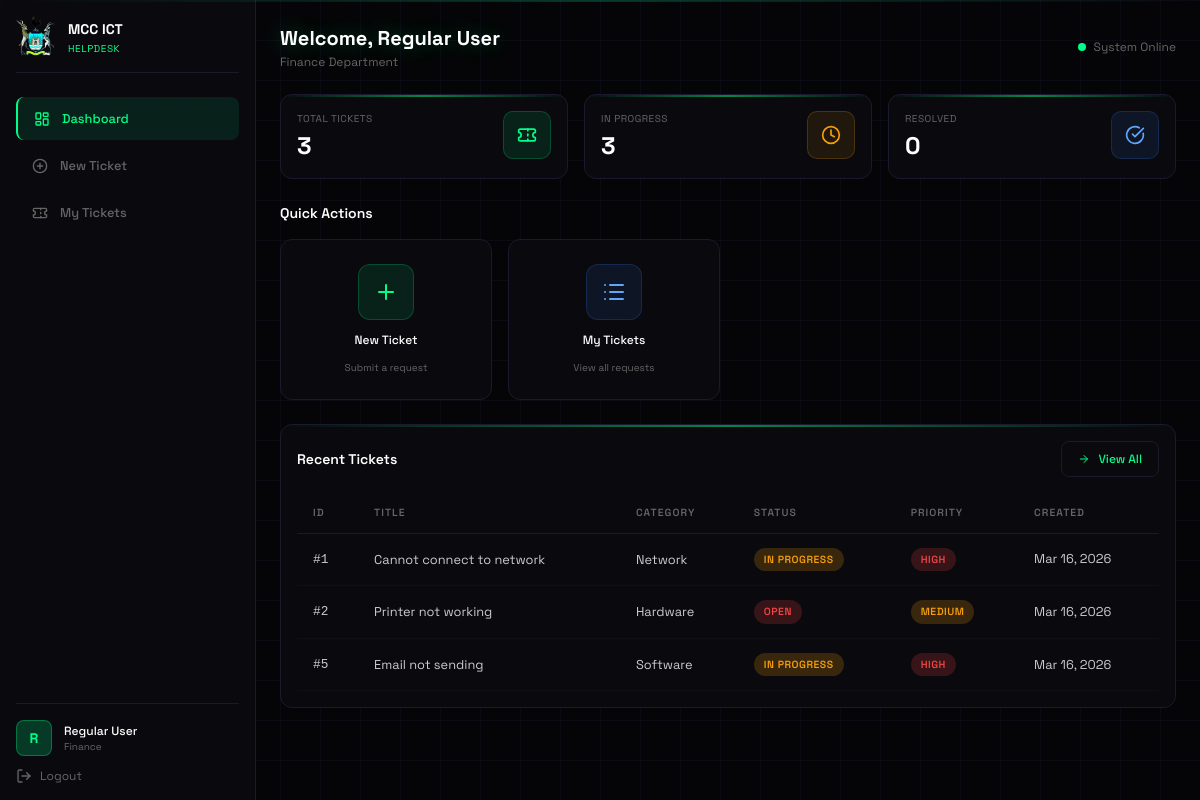
/user/dashboard.php (signed in), run on the app's committed database.
### tables this page shows
CREATE TABLE tickets (
    id INT AUTO_INCREMENT PRIMARY KEY,
    title VARCHAR(200) NOT NULL,
    description TEXT NOT NULL,
    department VARCHAR(100) NOT NULL,
    category ENUM('network', 'hardware', 'software', 'login') NOT NULL,
    priority ENUM('high', 'medium', 'low') NOT NULL,
    status ENUM('open', 'in_progress', 'resolved', 'closed') DEFAULT 'open',
    created_by INT NOT NULL,
    assigned_to INT NULL,
    created_at TIMESTAMP DEFAULT CURRENT_TIMESTAMP,
    updated_at TIMESTAMP DEFAULT CURRENT_TIMESTAMP ON UPDATE CURRENT_TIMESTAMP,
    FOREIGN KEY (created_by) REFERENCES users(id),
    FOREIGN KEY (assigned_to) REFERENCES technicians(id)
);

### user/dashboard.php (the view, shortened to what this page needs)
<?php
$database = new Database();
$conn = $database->getConnection();
$my_tickets_query = "SELECT COUNT(*) as total FROM tickets WHERE created_by = " . $_SESSION['user_id'];
$result = $conn->query($my_tickets_query);
$my_total = $result->fetch_assoc()['total'];
$my_open_query = "SELECT COUNT(*) as total FROM tickets WHERE created_by = " . $_SESSION['user_id'] . " AND status IN ('open', 'in_progress')";
$result = $conn->query($my_open_query);
$my_open = $result->fetch_assoc()['total'];
$my_resolved_query = "SELECT COUNT(*) as total FROM tickets WHERE created_by = " . $_SESSION['user_id'] . " AND status = 'resolved'";
$result = $conn->query($my_resolved_query);
$my_resolved = $result->fetch_assoc()['total'];
$recent_tickets = $conn->query("SELECT * FROM tickets WHERE created_by = " . $_SESSION['user_id'] . " ORDER BY created_at DESC LIMIT 5");
?>
<!DOCTYPE html>
<html lang="en">
<head>
    <script src="https://cdn.tailwindcss.com"></script>
</head>
<body class="min-h-screen grid-bg">
    <div class="flex min-h-screen">
        <aside class="w-64 bg-[#0a0a0f]/95 border-r border-[#1a1a2e] p-4 flex flex-col">
            <div class="flex items-center gap-3 mb-6 pb-4 border-b border-[#1a1a2e]">
                <img src="../assets/images/mutarelogo.png" alt="MCC" class="w-10 h-10">
                <div>
                    <span class="text-sm font-bold text-white">MCC ICT</span>
                    <p class="text-[10px] text-[#00ff88] uppercase tracking-wider">Helpdesk</p>
                </div>
            </div>
            <nav class="flex-1 space-y-1">
                <a href="dashboard.php" class="sidebar-item active">
                    <i data-lucide="layout-dashboard" class="w-4 h-4"></i>
                    Dashboard
                </a>
                <a href="submit_ticket.php" class="sidebar-item">
                    <i data-lucide="plus-circle" class="w-4 h-4"></i>
                    New Ticket
                </a>
                <a href="my_requests.php" class="sidebar-item">
                    <i data-lucide="ticket" class="w-4 h-4"></i>
                    My Tickets
                </a>
            </nav>
            <div class="pt-4 border-t border-[#1a1a2e]">
                <div class="flex items-center gap-3 mb-3">
                    <div class="w-9 h-9 rounded-lg bg-[#00ff88]/20 border border-[#00ff88]/30 flex items-center justify-center text-[#00ff88] font-bold text-sm">
                        <?php echo strtoupper(substr($_SESSION['user_name'], 0, 1)); ?>
                    </div>
                    <div>
                        <p class="text-xs font-medium text-white"><?php echo htmlspecialchars($_SESSION['user_name']); ?></p>
                        <p class="text-[10px] text-[#666]"><?php echo htmlspecialchars($_SESSION['user_department']); ?></p>
                    </div>
                </div>
                <a href="../auth/logout.php" class="flex items-center gap-2 text-[#666] hover:text-[#ef4444] text-xs transition-colors">
                    <i data-lucide="log-out" class="w-4 h-4"></i>
                    Logout
                </a>
            </div>
        </aside>
        <main class="flex-1 p-6">
            <header class="flex items-center justify-between mb-6">
                <div>
                    <h1 class="text-xl font-bold text-white glow-text">Welcome, <?php echo htmlspecialchars($_SESSION['user_name']); ?></h1>
                    <p class="text-xs text-[#666] mt-0.5"><?php echo htmlspecialchars($_SESSION['user_department']); ?> Department</p>
                </div>
                <div class="flex items-center gap-2 text-xs text-[#666]">
                    <div class="pulse-indicator"></div>
                    <span>System Online</span>
                </div>
            </header>
            <div class="grid grid-cols-3 gap-4 mb-6">
                <div class="cyber-card p-4">
                    <div class="flex items-start justify-between">
                        <div>
                            <p class="text-[10px] text-[#666] uppercase tracking-wider mb-1">Total Tickets</p>
                            <p class="text-2xl font-bold text-white"><?php echo $my_total; ?></p>
                        </div>
                        <div class="stat-icon">
                            <i data-lucide="ticket" class="w-5 h-5 text-[#00ff88]"></i>
                        </div>
                    </div>
                </div>
                <div class="cyber-card p-4">
                    <div class="flex items-start justify-between">
                        <div>
                            <p class="text-[10px] text-[#666] uppercase tracking-wider mb-1">In Progress</p>
                            <p class="text-2xl font-bold text-white"><?php echo $my_open; ?></p>
                        </div>
                        <div class="stat-icon" style="background: rgba(245, 158, 11, 0.1); border-color: rgba(245, 158, 11, 0.2);">
                            <i data-lucide="clock" class="w-5 h-5 text-[#f59e0b]"></i>
                        </div>
                    </div>
                </div>
                <div class="cyber-card p-4">
                    <div class="flex items-start justify-between">
                        <div>
                            <p class="text-[10px] text-[#666] uppercase tracking-wider mb-1">Resolved</p>
                            <p class="text-2xl font-bold text-white"><?php echo $my_resolved; ?></p>
                        </div>
                        <div class="stat-icon" style="background: rgba(59, 130, 246, 0.1); border-color: rgba(59, 130, 246, 0.2);">
                            <i data-lucide="check-circle" class="w-5 h-5 text-[#60a5fa]"></i>
                        </div>
                    </div>
                </div>
            </div>
            <h2 class="text-sm font-semibold text-white mb-4">Quick Actions</h2>
            <div class="grid grid-cols-2 lg:grid-cols-4 gap-4 mb-6">
                <a href="submit_ticket.php" class="quick-action">
                    <div class="quick-action-icon">
                        <i data-lucide="plus" class="w-6 h-6 text-[#00ff88]"></i>
                    </div>
                    <span class="text-xs font-medium text-white">New Ticket</span>
                    <span class="text-[10px] text-[#666]">Submit a request</span>
                </a>
                <a href="my_requests.php" class="quick-action">
                    <div class="quick-action-icon" style="background: rgba(59, 130, 246, 0.1); border-color: rgba(59, 130, 246, 0.2);">
                        <i data-lucide="list" class="w-6 h-6 text-[#60a5fa]"></i>
                    </div>
                    <span class="text-xs font-medium text-white">My Tickets</span>
                    <span class="text-[10px] text-[#666]">View all requests</span>
                </a>
            </div>
            <div class="cyber-card p-4">
                <div class="flex items-center justify-between mb-4">
                    <h2 class="text-sm font-semibold text-white">Recent Tickets</h2>
                    <a href="my_requests.php" class="cyber-btn">
                        <i data-lucide="arrow-right" class="w-3 h-3"></i>
                        View All
                    </a>
                </div>
                <table class="cyber-table">
                    <thead>
                        <tr>
                            <th>ID</th>
                            <th>Title</th>
                            <th>Category</th>
                            <th>Status</th>
                            <th>Priority</th>
                            <th>Created</th>
                        </tr>
                    </thead>
                    <tbody>
                        <?php if ($recent_tickets && $recent_tickets->num_rows > 0): ?>
                            <?php while ($ticket = $recent_tickets->fetch_assoc()): ?>
                                <tr>
                                    <td class="text-[#00ff88] font-mono">#<?php echo $ticket['id']; ?></td>
                                    <td class="text-white"><?php echo htmlspecialchars($ticket['title']); ?></td>
                                    <td class="capitalize"><?php echo $ticket['category']; ?></td>
                                    <td>
                                        <?php
                                        $status_class = $ticket['status'] == 'open' ? 'badge-open' : ($ticket['status'] == 'in_progress' ? 'badge-progress' : 'badge-resolved');
                                        echo '<span class="badge ' . $status_class . '">' . ucfirst(str_replace('_', ' ', $ticket['status'])) . '</span>';
                                        ?>
                                    </td>
                                    <td>
                                        <?php
                                        $priority_class = 'badge-' . $ticket['priority'];
                                        echo '<span class="badge ' . $priority_class . '">' . ucfirst($ticket['priority']) . '</span>';
                                        ?>
                                    </td>
                                    <td class="text-[#666] text-xs"><?php echo date('M d, Y', strtotime($ticket['created_at'])); ?></td>
                                </tr>
                            <?php endwhile; ?>
                        <?php endif; ?>
                    </tbody>
                </table>
            </div>
        </main>
    </div>
</body>
</html>

### user/dashboard.php (style rules this page uses)
* { font-family: 'Space Grotesk', sans-serif; }
body { background: #050507; }
.grid-bg { background-image: linear-gradient(rgba(26, 26, 46, 0.3) 1px, transparent 1px), linear-gradient(90deg, rgba(26, 26, 46, 0.3) 1px, transparent 1px); background-size: 40px 40px; }
.glow-text { text-shadow: 0 0 20px rgba(0, 255, 136, 0.3); }
.cyber-card { background: rgba(10, 10, 15, 0.9); border: 1px solid #1a1a2e; border-radius: 12px; position: relative; overflow: hidden; }
.cyber-card::before { content: ''; position: absolute; top: 0; left: 0; right: 0; height: 2px; background: linear-gradient(90deg, transparent, #00ff88, transparent); opacity: 0.5; }
.cyber-btn { background: rgba(10, 10, 15, 0.9); border: 1px solid #1a1a2e; color: #00ff88; padding: 0.5rem 1rem; border-radius: 8px; font-size: 0.75rem; font-weight: 500; transition: all 0.3s; display: inline-flex; align-items: center; gap: 0.5rem; }
.stat-icon { width: 48px; height: 48px; border-radius: 10px; display: flex; align-items: center; justify-content: center; background: rgba(0, 255, 136, 0.1); border: 1px solid rgba(0, 255, 136, 0.2); }
.cyber-table { width: 100%; border-collapse: collapse; }
.cyber-table th { text-align: left; padding: 0.75rem 1rem; font-size: 0.65rem; font-weight: 600; text-transform: uppercase; letter-spacing: 0.1em; color: #666; border-bottom: 1px solid #1a1a2e; }
.cyber-table td { padding: 0.875rem 1rem; font-size: 0.8rem; color: #ccc; border-bottom: 1px solid #0f0f15; }
.badge { display: inline-flex; align-items: center; padding: 0.25rem 0.625rem; border-radius: 9999px; font-size: 0.65rem; font-weight: 600; text-transform: uppercase; letter-spacing: 0.05em; }
.badge-open { background: rgba(239, 68, 68, 0.2); color: #ef4444; }
.badge-progress { background: rgba(245, 158, 11, 0.2); color: #f59e0b; }
.badge-high { background: rgba(239, 68, 68, 0.2); color: #ef4444; }
.badge-medium { background: rgba(245, 158, 11, 0.2); color: #f59e0b; }
.quick-action { background: rgba(10, 10, 15, 0.9); border: 1px solid #1a1a2e; border-radius: 12px; padding: 1.5rem; display: flex; flex-direction: column; align-items: center; gap: 0.75rem; transition: all 0.3s; cursor: pointer; }
.quick-action-icon { width: 56px; height: 56px; border-radius: 12px; display: flex; align-items: center; justify-content: center; background: rgba(0, 255, 136, 0.1); border: 1px solid rgba(0, 255, 136, 0.2); }
.pulse-indicator { width: 8px; height: 8px; background: #00ff88; border-radius: 50%; animation: pulse-green 2s infinite; }
.sidebar-item { display: flex; align-items: center; gap: 0.75rem; padding: 0.75rem 1rem; color: #666; font-size: 0.8rem; font-weight: 500; border-radius: 8px; transition: all 0.3s; }
.sidebar-item:hover, .sidebar-item.active { background: rgba(0, 255, 136, 0.1); color: #00ff88; }
.sidebar-item.active { border-left: 2px solid #00ff88; }

### data on the page
tickets: id "1", title "Cannot connect to network", category "Network", status "IN PROGRESS", priority "HIGH", created_at "Mar 16, 2026"
tickets: id "2", title "Printer not working", category "Hardware", status "OPEN", priority "MEDIUM", created_at "Mar 16, 2026"
tickets: id "5", title "Email not sending", category "Software", status "IN PROGRESS", priority "HIGH", created_at "Mar 16, 2026"

### other printed values
substr($_SESSION['user_name'], 0, 1) "R"
$_SESSION['user_name'] "Regular User"
$_SESSION['user_department'] "Finance"
$my_total "3"
$my_open "3"
$my_resolved "0"
